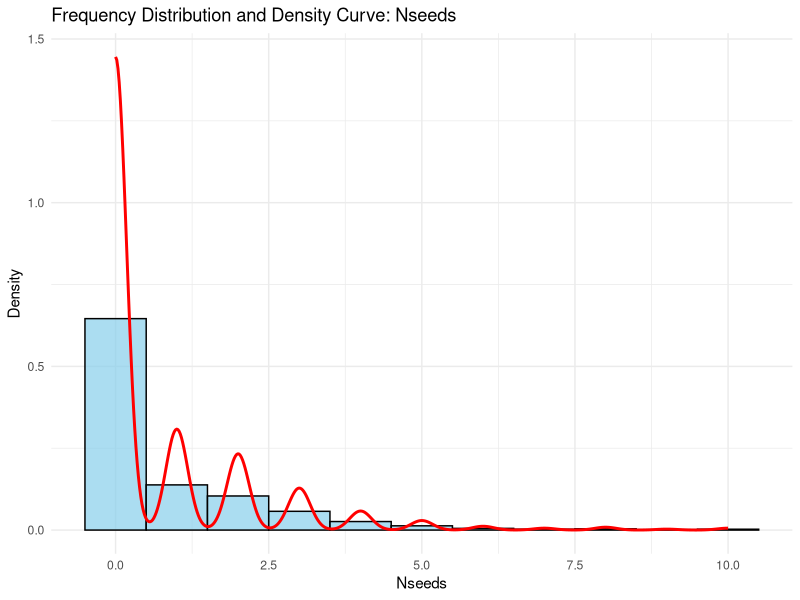
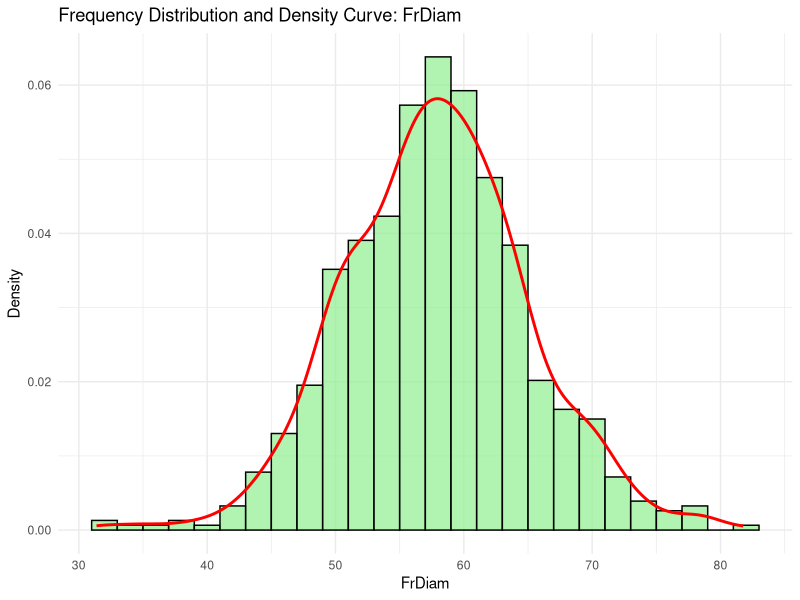
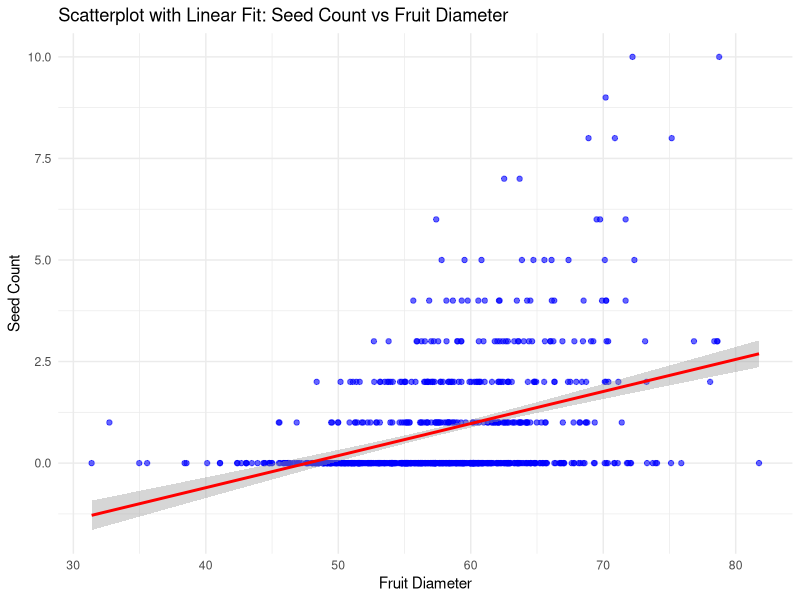
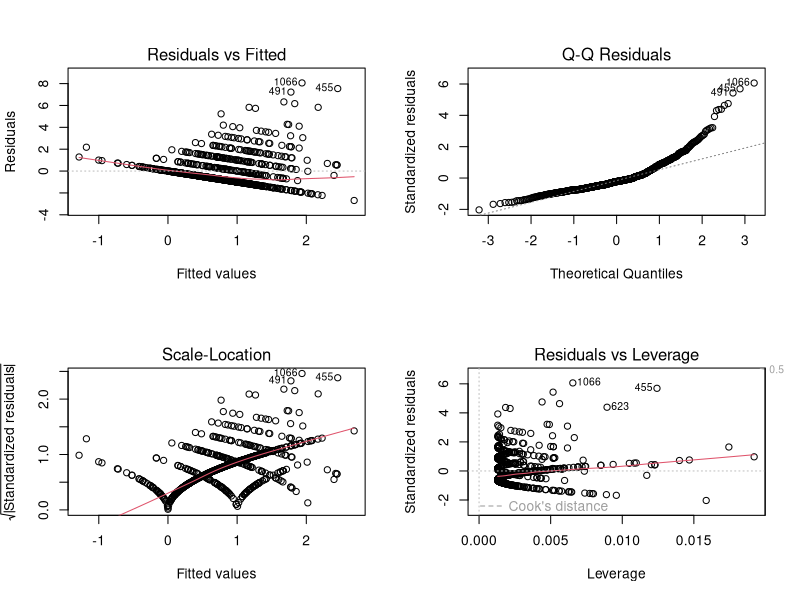
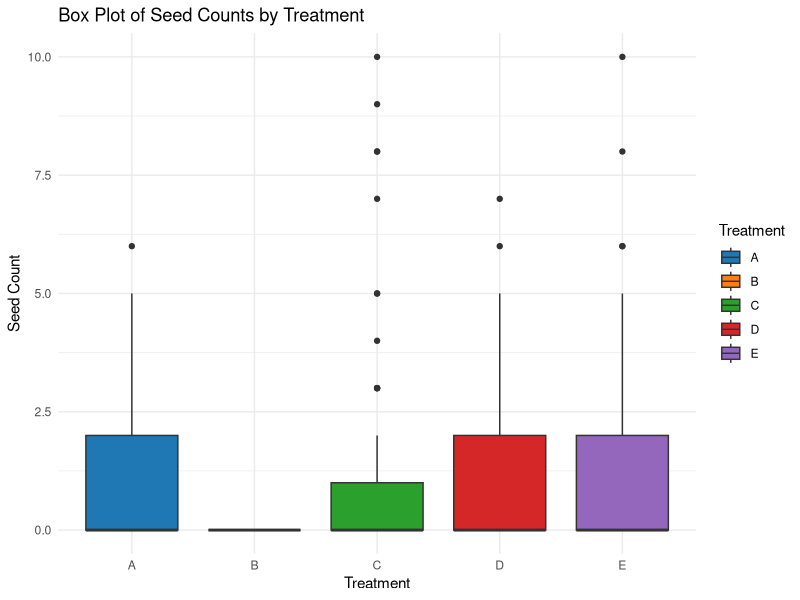
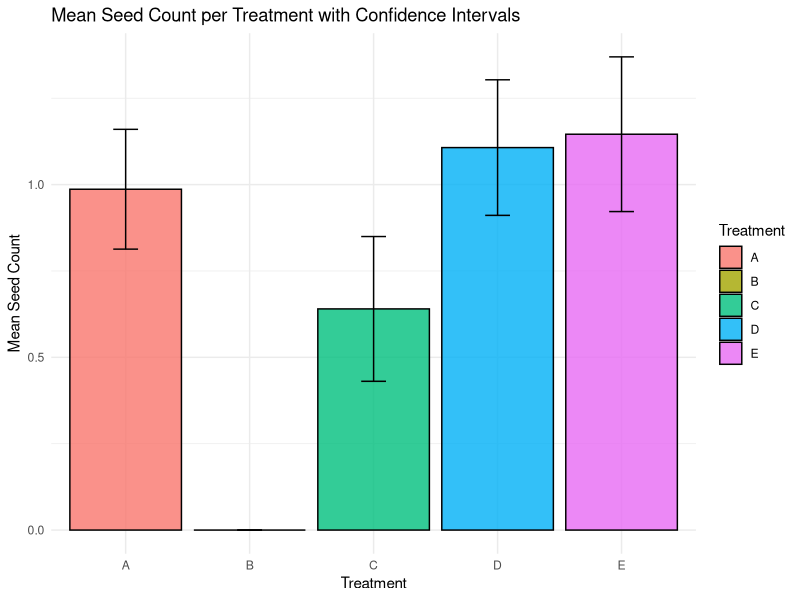
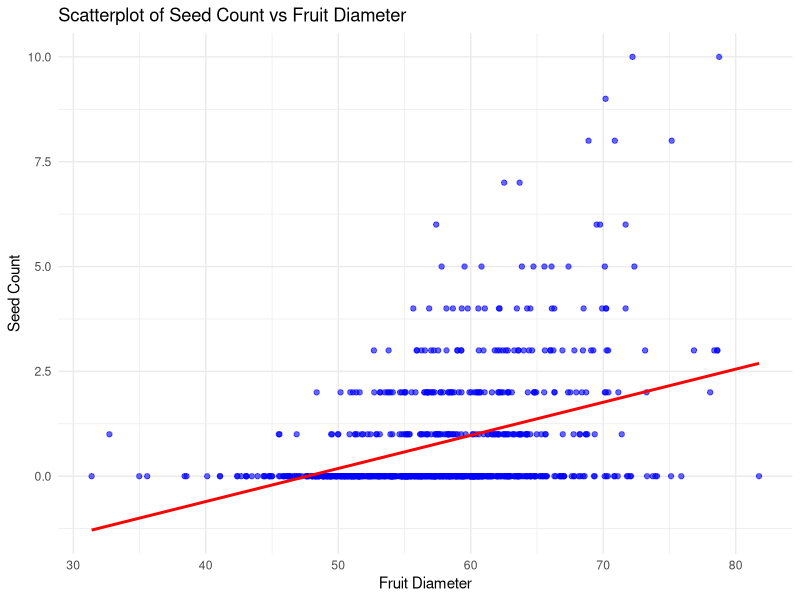
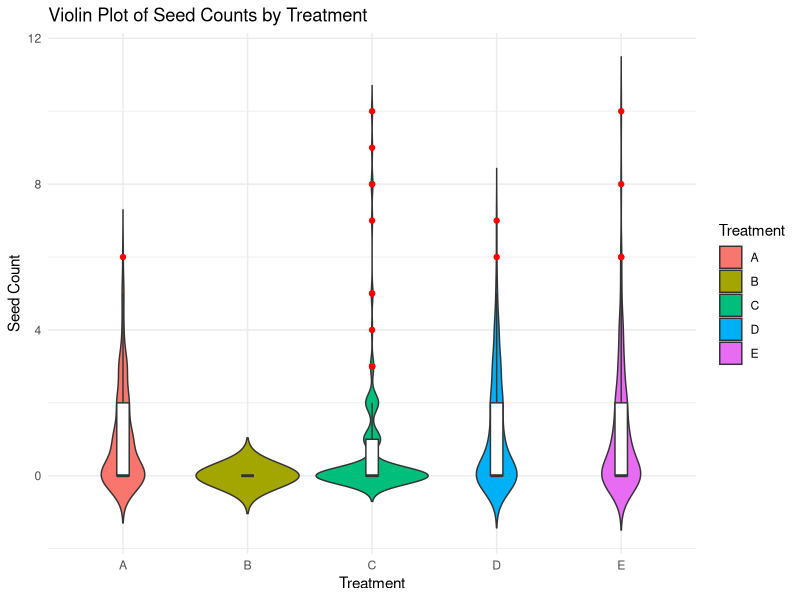

These figures' R source, in order:
## ---- chunk 1
# Load necessary libraries
library(ggplot2)
knitr::opts_chunk$set(fig.path = 'results/')
# Load the data (replace 'path/to/frutasysemilla.csv' with the correct path or GitHub URL)
data <- read.csv("DATA/frutasysemillas.csv")

# Descriptive Statistics for Nseed
nseeds_mean <- mean(data$Nseeds, na.rm = TRUE)
nseeds_se <- sd(data$Nseeds, na.rm = TRUE) / sqrt(sum(!is.na(data$Nseeds)))

# Descriptive Statistics for FrDiam
frdiam_mean <- mean(data$FrDiam, na.rm = TRUE)
frdiam_se <- sd(data$FrDiam, na.rm = TRUE) / sqrt(sum(!is.na(data$FrDiam)))

# Print results
cat("Nseeds: Mean =", nseeds_mean, ", SE =", nseeds_se, "\n")
cat("FrDiam: Mean =", frdiam_mean, ", SE =", frdiam_se, "\n")
## ---- chunk 2
#| label: Frequency Distribution and Density Curve
# Frequency Distribution and Density Curve for Nseeds
ggplot(data, aes(x = Nseeds)) +
  geom_histogram(aes(y = ..density..), binwidth = 1, fill = "skyblue", color = "black", alpha = 0.7) +
  geom_density(color = "red", size = 1) +
  ggtitle("Frequency Distribution and Density Curve: Nseeds") +
  xlab("Nseeds") +
  ylab("Density") +
  theme_minimal()
## ---- chunk 3
#| label: Frequency FrDiam
# Frequency Distribution and Density Curve for FrDiam
ggplot(data, aes(x = FrDiam)) +
  geom_histogram(aes(y = ..density..), binwidth = 2, fill = "lightgreen", color = "black", alpha = 0.7) +
  geom_density(color = "red", size = 1) +
  ggtitle("Frequency Distribution and Density Curve: FrDiam") +
  xlab("FrDiam") +
  ylab("Density") +
  theme_minimal()
## ---- chunk 4
# Correlation Analysis between Nseeds and FrDiam
correlation <- cor(data$FrDiam, data$Nseeds, use = "complete.obs", method = "pearson")
cat("Correlation between Fruit Diameter and Seed Count:", correlation, "\n")
## ---- chunk 5
#| label: Plot FrDiam vs Nseeds
# Scatterplot with Linear Fit
ggplot(data, aes(x = FrDiam, y = Nseeds)) +
  geom_point(color = "blue", alpha = 0.6) +
  geom_smooth(method = "lm", color = "red", se = TRUE) +
  labs(title = "Scatterplot with Linear Fit: Seed Count vs Fruit Diameter",
       x = "Fruit Diameter",
       y = "Seed Count") +
  theme_minimal()
## ---- chunk 6
# Linear Regression Model
lm_model <- lm(Nseeds ~ FrDiam, data = data)
summary(lm_model)
## ---- chunk 7
#| label: Linear model
# Plot diagnostic plots for regression model
par(mfrow = c(2, 2))  # Set plotting area
plot(lm_model)
## ---- chunk 8
#| label: Boxplot Treatments
# Load necessary libraries
library(ggplot2)

# Ensure Treatment is a factor and ordered correctly
data$Treatment <- factor(data$Treatment, levels = c("A", "B", "C", "D", "E"))

# Define colors for each treatment
treatment_colors <- c("A" = "#1f77b4",  # Blue for Negative Control
                      "B" = "#ff7f0e",  # Orange for Variable 1
                      "C" = "#2ca02c",  # Green for Variable 2
                      "D" = "#d62728",  # Red for Variable 3
                      "E" = "#9467bd")  # Purple for Positive Control

# Create the box plot
ggplot(data, aes(x = Treatment, y = Nseeds, fill = Treatment)) +
  geom_boxplot() +  # Draw box plots
  scale_fill_manual(values = treatment_colors) +  # Assign colors
  labs(title = "Box Plot of Seed Counts by Treatment",
       x = "Treatment",
       y = "Seed Count") +
  theme_minimal()
## ---- chunk 9
# Load necessary libraries
library(dplyr)

# Calculate means and confidence intervals
summary_data <- data %>%
  group_by(Treatment) %>%
  summarise(Mean = mean(Nseeds, na.rm = TRUE),
            SE = sd(Nseeds, na.rm = TRUE) / sqrt(n()),
            Lower = Mean - qt(1 - 0.05 / 2, n() - 1) * SE,
            Upper = Mean + qt(1 - 0.05 / 2, n() - 1) * SE)

# View the summary data
print(summary_data)
## ---- chunk 10
    #| label: Standard Error Bars
    # Bar Chart with Error Bars
    ggplot(summary_data, aes(x = Treatment, y = Mean, fill = Treatment)) +
      geom_bar(stat = "identity", color = "black", alpha = 0.8) +
      geom_errorbar(aes(ymin = Lower, ymax = Upper), width = 0.2) +
      labs(title = "Mean Seed Count per Treatment with Confidence Intervals",
           x = "Treatment",
           y = "Mean Seed Count") +
      theme_minimal()
## ---- chunk 11
#| label: Seed Count vs Fruit Diameter
# Scatterplot
ggplot(data, aes(x = FrDiam, y = Nseeds)) +
  geom_point(color = "blue", alpha = 0.6) +
  geom_smooth(method = "lm", color = "red", se = FALSE) +
  labs(title = "Scatterplot of Seed Count vs Fruit Diameter",
       x = "Fruit Diameter",
       y = "Seed Count") +
  theme_minimal()
## ---- chunk 12
#| label: Seed Count Violin
# Violin Plot
ggplot(data, aes(x = Treatment, y = Nseeds, fill = Treatment)) +
  geom_violin(trim = FALSE) +
  geom_boxplot(width = 0.1, fill = "white", outlier.color = "red") +
  labs(title = "Violin Plot of Seed Counts by Treatment",
       x = "Treatment",
       y = "Seed Count") +
  theme_minimal()

